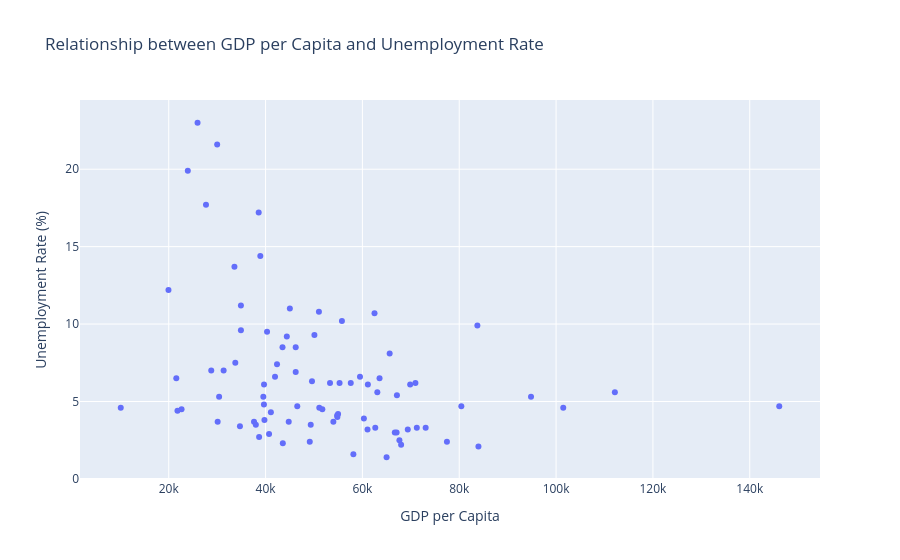

The cell this chart's notebook holds for it:
### Markdown cell above
From the histograms we can see that both of them are right skewed, while <u>most cities have a low unemployment rate</u>, below 10%, there are still some cities with a quite high unemployment rate (15-20%). Most cities have a <u>low or medium GDP per capita</u> in the 20k to 70k range, with very few cities having a very high GDP per capita above 100k. This shows that most cities are moderately wealthy, with only a few being extremely wealthy and a couple of other cities that are not so wealthy.

### Code cell
fig1 = px.scatter(city_data, x = 'GDP per Capita', y = 'Unemployment Rate', title='Relationship between GDP per Capita and Unemployment Rate', labels={'GDP per Capita':'GDP per Capita', 'Unemployment Rate':'Unemployment Rate (%)'}, hover_name='City', hover_data=['Country'])
fig1.show()

### Figure 1 — Plotly figure (JSON) as saved in the notebook; plotly's stock layout.template omitted (floating-point values rounded to 4 significant figures)
{"data": [{"customdata": [["Austria"], ["Austria"], ["Belgium"], ["Belgium"], ["Belgium"], ["Belgium"], ["Bulgaria"], ["Bulgaria"], ["Croatia"], ["Croatia"], ["Cyprus"], ["Cyprus"], ["Czechia"], ["Czechia"], ["Denmark"], ["Denmark"], ["Estonia"], ["Finland"], ["Finland"], ["France"], ["France"], ["France"], ["Germany"], ["Germany"], ["Germany"], ["Germany"], ["Germany"], ["Germany"], ["Germany"], ["Germany"], ["Germany"], ["Germany"], ["Greece"], ["Greece"], ["Hungary"], ["Hungary"], ["Hungary"], ["Ireland"], ["Ireland"], ["Italy"], ["Italy"], ["Italy"], ["Italy"], ["Italy"], ["Italy"], ["Latvia"], ["Luxembourg"], ["Malta"], ["Netherlands"], ["Netherlands"], ["Netherlands"], ["Netherlands"], ["Netherlands"], ["Norway"], ["Norway"], ["Norway"], ["Poland"], ["Poland"], ["Poland"], ["Portugal"], ["Portugal"], ["Portugal"], ["Portugal"], ["Romania"], ["Slovak Republic"], ["Slovenia"], ["Spain"], ["Spain"], ["Spain"], ["Spain"], ["Spain"], ["Sweden"], ["Sweden"], ["Sweden"], ["Switzerland"], ["Switzerland"], ["Switzerland"], ["Turkiye"], ["Turkiye"], ["United Kingdom"], ["United Kingdom"], ["United Kingdom"], ["United Kingdom"], ["United Kingdom"]], "hovertemplate": "<b>%{hovertext}</b><br><br>GDP per Capita=%{x}<br>Unemployment Rate (%)=%{y}<br>Country=%{customdata[0]}<extra></extra>", "hovertext": ["Salzburg", "Vienna", "Antwerp", "Bruges", "Brussels", "Ghent", "Dobrich", "Sofia", "Split", "Zagreb", "Limassol", "Nicosia", "Ostrava", "Prague", "Copenhagen", "Odense", "Tallinn", "Helsinki", "Tampere", "Lyon", "Paris", "Toulouse", "Berlin", "Cologne", "Dresden", "Dusseldorf", "Frankfurt am Main", "Hamburg", "Hanover", "Leipzig", "Munich", "Stuttgart", "Athens", "Thessaloniki", "Budapest", "Debrecen", "Miskolc", "Cork", "Dublin", "Florence", "Milan", "Naples", "Rome", "Turin", "Venice", "Riga", "Luxembourg", "Malta", "Amsterdam", "Eindhoven", "Rotterdam", "The Hague", "Utrecht", "Bergen", "Oslo", "Stavanger", "Cracow", "Lodz", "Warsaw", "Braga", "Coimbra", "Lisbon", "Porto", "Giroc", "Bratislava", "Ljubljana", "Barcelona", "Madrid", "Malaga", "Seville", "Valencia", "Gothenburg", "Malmo", "Stockholm", "Basel", "Geneva", "Zurich", "Adana", "Ankara", "Edinburgh", "Glasgow", "Leeds", "Liverpool", "London"], "legendgroup": "", "marker": {"color": "#636efa", "symbol": "circle"}, "mode": "markers", "name": "", "orientation": "v", "showlegend": false, "type": "scatter", "x": [66690.0, 55770.0, 57600.0, 63080.0, 62500.0, 53310.0, 10090.0, 43560.0, 21560.0, 38660.0, 34910.0, 34910.0, 30100.0, 65000.0, 63540.0, 40300.0, 49330.0, 59500.0, 41950.0, 46230.0, 65630.0, 46230.0, 46550.0, 60310.0, 39770.0, 71240.0, 69370.0, 61060.0, 54830.0, 41100.0, 83960.0, 67640.0, 38580.0, 23940.0, 49130.0, 22650.0, 21800.0, 146100.0, 101500.0, 55280.0, 61130.0, 25950.0, 50090.0, 43500.0, 39680.0, 39540.0, 112100.0, 44780.0, 73060.0, 62660.0, 54780.0, 54980.0, 67060.0, 51100.0, 67130.0, 58140.0, 40720.0, 37620.0, 67990.0, 28780.0, 30410.0, 42360.0, 31340.0, 34710.0, 77460.0, 51730.0, 45020.0, 51020.0, 27690.0, 30000.0, 33570.0, 49590.0, 44390.0, 70950.0, 94830.0, 83750.0, 80430.0, 19940.0, 38920.0, 54000.0, 39670.0, 37990.0, 33750.0, 69860.0], "xaxis": "x", "y": [3.0, 10.2, 6.2, 5.6, 10.7, 6.2, 4.6, 2.3, 6.5, 2.7, 11.2, 9.6, 3.7, 1.4, 6.5, 9.5, 3.5, 6.6, 6.6, 6.9, 8.1, 8.5, 4.7, 3.9, 3.8, 3.3, 3.2, 3.2, 4.0, 4.3, 2.1, 2.5, 17.2, 19.9, 2.4, 4.5, 4.4, 4.7, 4.6, 6.2, 6.1, 23.0, 9.3, 8.5, 6.1, 5.3, 5.6, 3.7, 3.3, 3.3, 4.1, 4.2, 3.0, 4.6, 5.4, 1.6, 2.9, 3.7, 2.2, 7.0, 5.3, 7.4, 7.0, 3.4, 2.4, 4.5, 11.0, 10.8, 17.7, 21.6, 13.7, 6.3, 9.2, 6.2, 5.3, 9.9, 4.7, 12.2, 14.4, 3.7, 4.8, 3.5, 7.5, 6.1], "yaxis": "y"}], "layout": {"legend": {"tracegroupgap": 0}, "title": {"text": "Relationship between GDP per Capita and Unemployment Rate"}, "xaxis": {"anchor": "y", "domain": [0, 1], "title": {"text": "GDP per Capita"}}, "yaxis": {"anchor": "x", "domain": [0, 1], "title": {"text": "Unemployment Rate (%)"}}}}
